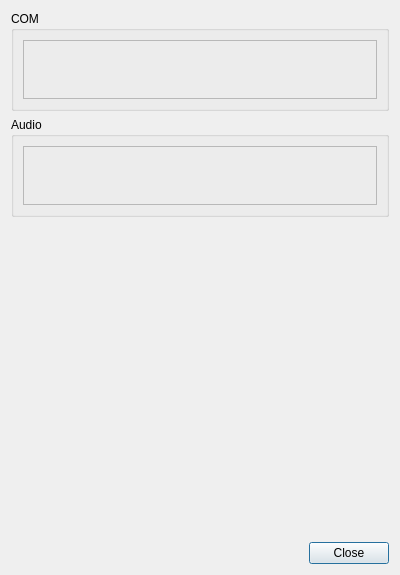
<?xml version="1.0" encoding="UTF-8"?>
<ui version="4.0">
 <class>CCockpitComAudioDialog</class>
 <widget class="QDialog" name="CCockpitComAudioDialog">
  <property name="geometry">
   <rect>
    <x>0</x>
    <y>0</y>
    <width>400</width>
    <height>575</height>
   </rect>
  </property>
  <property name="minimumSize">
   <size>
    <width>400</width>
    <height>500</height>
   </size>
  </property>
  <property name="windowTitle">
   <string>Audio and cockpit</string>
  </property>
  <layout class="QVBoxLayout" name="vl_CockpitComDialog">
   <item>
    <widget class="QGroupBox" name="gb_Com">
     <property name="minimumSize">
      <size>
       <width>0</width>
       <height>100</height>
      </size>
     </property>
     <property name="title">
      <string>COM</string>
     </property>
     <layout class="QVBoxLayout" name="verticalLayout">
      <item>
       <widget class="swift::gui::components::CCockpitComComponent" name="comp_Com">
        <property name="frameShape">
         <enum>QFrame::StyledPanel</enum>
        </property>
        <property name="frameShadow">
         <enum>QFrame::Raised</enum>
        </property>
       </widget>
      </item>
     </layout>
    </widget>
   </item>
   <item>
    <widget class="QGroupBox" name="gb_Audio">
     <property name="minimumSize">
      <size>
       <width>0</width>
       <height>100</height>
      </size>
     </property>
     <property name="title">
      <string>Audio</string>
     </property>
     <layout class="QVBoxLayout" name="verticalLayout_2">
      <item>
       <widget class="swift::gui::components::CAudioDeviceVolumeSetupComponent" name="comp_Audio">
        <property name="frameShape">
         <enum>QFrame::StyledPanel</enum>
        </property>
        <property name="frameShadow">
         <enum>QFrame::Raised</enum>
        </property>
       </widget>
      </item>
     </layout>
    </widget>
   </item>
   <item>
    <spacer name="verticalSpacer">
     <property name="orientation">
      <enum>Qt::Vertical</enum>
     </property>
     <property name="sizeHint" stdset="0">
      <size>
       <width>20</width>
       <height>40</height>
      </size>
     </property>
    </spacer>
   </item>
   <item>
    <widget class="QDialogButtonBox" name="bb_CockpitComDialog">
     <property name="orientation">
      <enum>Qt::Horizontal</enum>
     </property>
     <property name="standardButtons">
      <set>QDialogButtonBox::Close</set>
     </property>
    </widget>
   </item>
  </layout>
 </widget>
 <customwidgets>
  <customwidget>
   <class>swift::gui::components::CCockpitComComponent</class>
   <extends>QFrame</extends>
   <header>gui/components/cockpitcomcomponent.h</header>
   <container>1</container>
  </customwidget>
  <customwidget>
   <class>swift::gui::components::CAudioDeviceVolumeSetupComponent</class>
   <extends>QFrame</extends>
   <header>gui/components/audiodevicevolumesetupcomponent.h</header>
   <container>1</container>
  </customwidget>
 </customwidgets>
 <resources/>
 <connections>
  <connection>
   <sender>bb_CockpitComDialog</sender>
   <signal>accepted()</signal>
   <receiver>CCockpitComAudioDialog</receiver>
   <slot>accept()</slot>
   <hints>
    <hint type="sourcelabel">
     <x>248</x>
     <y>254</y>
    </hint>
    <hint type="destinationlabel">
     <x>157</x>
     <y>274</y>
    </hint>
   </hints>
  </connection>
  <connection>
   <sender>bb_CockpitComDialog</sender>
   <signal>rejected()</signal>
   <receiver>CCockpitComAudioDialog</receiver>
   <slot>reject()</slot>
   <hints>
    <hint type="sourcelabel">
     <x>316</x>
     <y>260</y>
    </hint>
    <hint type="destinationlabel">
     <x>286</x>
     <y>274</y>
    </hint>
   </hints>
  </connection>
 </connections>
</ui>
